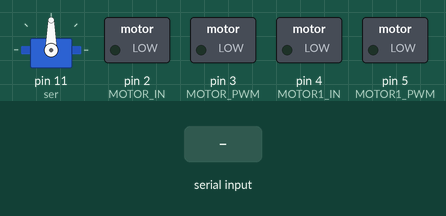
This sketch was run on a simulated Arduino Uno, built with avr-gcc and run on an emulated ATmega328P. Shown: servo, switched loads named in the sketch (green lamp = pin HIGH). Inputs (shaded band) come from the test bench.

Above: at 1.2 s.
1.3 s: "U" received over Serial
At 1.8 s:
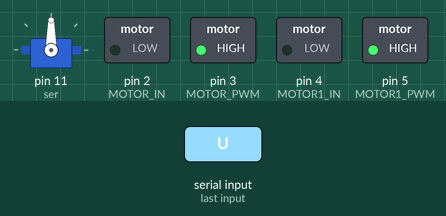
2.8 s: "D" received over Serial
At 4.0 s:
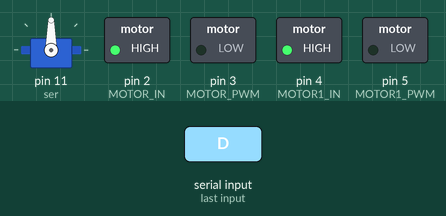
4.3 s: "R" received over Serial
At 5.3 s:
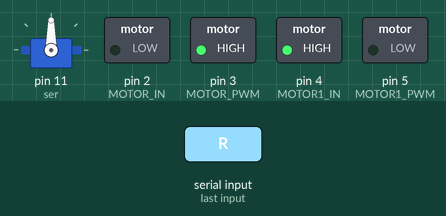
5.8 s: "L" received over Serial
At 6.4 s:
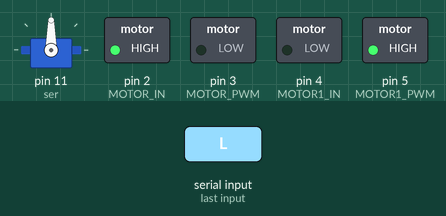
7.3 s: "F" received over Serial
At 7.6 s:
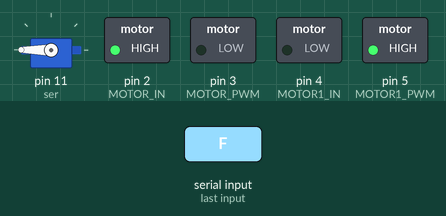
9.3 s: "S" received over Serial
At 10.3 s:
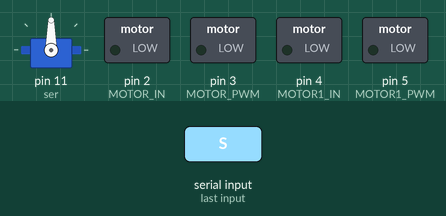
Timing chart, 0 to 11.8 s (numbered marks = the images above; inputs shaded):
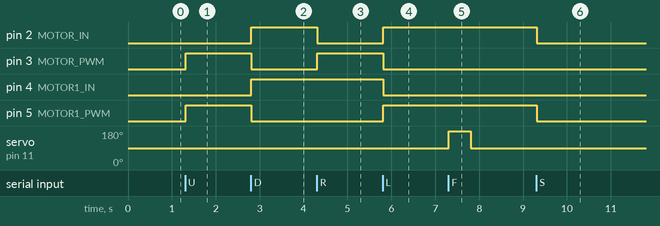

Measured:
- after the input at 1.3 s, pin 3 (MOTOR_PWM), pin 5 (MOTOR1_PWM): LOW → HIGH at once
- after the input at 2.8 s, pin 2 (MOTOR_IN), pin 4 (MOTOR1_IN): LOW → HIGH at once; pin 3 (MOTOR_PWM), pin 5 (MOTOR1_PWM): HIGH → LOW at once
- after the input at 4.3 s, pin 2 (MOTOR_IN): HIGH → LOW at once; pin 3 (MOTOR_PWM): LOW → HIGH at once
- after the input at 5.8 s, pin 2 (MOTOR_IN), pin 5 (MOTOR1_PWM): LOW → HIGH at once; pin 3 (MOTOR_PWM), pin 4 (MOTOR1_IN): HIGH → LOW at once
- after the input at 7.3 s, servo on pin 11 (ser): 90° → 180° at once, → 90° 0.50 s later
- after the input at 9.3 s, pin 2 (MOTOR_IN), pin 5 (MOTOR1_PWM): HIGH → LOW at once

The sketch:

BluetoothCar.ino
```cpp
#include <Servo.h>

#define MOTOR_IN 2
#define MOTOR_PWM 3
#define MOTOR1_IN 4
#define MOTOR1_PWM 5

Servo ser;

void setup() {
  pinMode(MOTOR_IN, OUTPUT);
  pinMode(MOTOR_PWM, OUTPUT);
  pinMode(MOTOR1_IN, OUTPUT);
  pinMode(MOTOR1_PWM, OUTPUT);
  ser.attach(11);
  ser.write(90);
  Serial.begin(9600);
  Serial.setTimeout(10);
}

void loop() {

}

void serialEvent() {
  String data = Serial.readString();
  if(data == "U")
  {
    motorControl(1, MOTOR_IN, MOTOR_PWM);
    motorControl(1, MOTOR1_IN, MOTOR1_PWM);
  }
  else if(data == "D")
  {
    motorControl(-1, MOTOR_IN, MOTOR_PWM);
    motorControl(-1, MOTOR1_IN, MOTOR1_PWM);
  }
  else if(data == "R")
  {
    motorControl(1, MOTOR_IN, MOTOR_PWM);
    motorControl(-1, MOTOR1_IN, MOTOR1_PWM);
  }
  else if(data == "L")
  {
    motorControl(-1, MOTOR_IN, MOTOR_PWM);
    motorControl(1, MOTOR1_IN, MOTOR1_PWM);
  }
  else if(data == "S")
  {
    motorControl(0, MOTOR_IN, MOTOR_PWM);
    motorControl(0, MOTOR1_IN, MOTOR1_PWM);
  }
  else if(data == "F")
  {
    shoot();
  }
}

void motorControl(int val, byte pinIN, byte pinPWM) {
  val = val * 255;

  if (val > 0) {  // вперёд
    analogWrite(pinPWM, val);
    digitalWrite(pinIN, 0);
  } else if (val < 0) {  // назад
    analogWrite(pinPWM, 255 + val);
    digitalWrite(pinIN, 1);
  } else {  // стоп
    digitalWrite(pinIN, 0);
    digitalWrite(pinPWM, 0);
  }
}

void shoot() {
  ser.write(180);
  delay(500);
  ser.write(90);
  delay(500);
}
```
